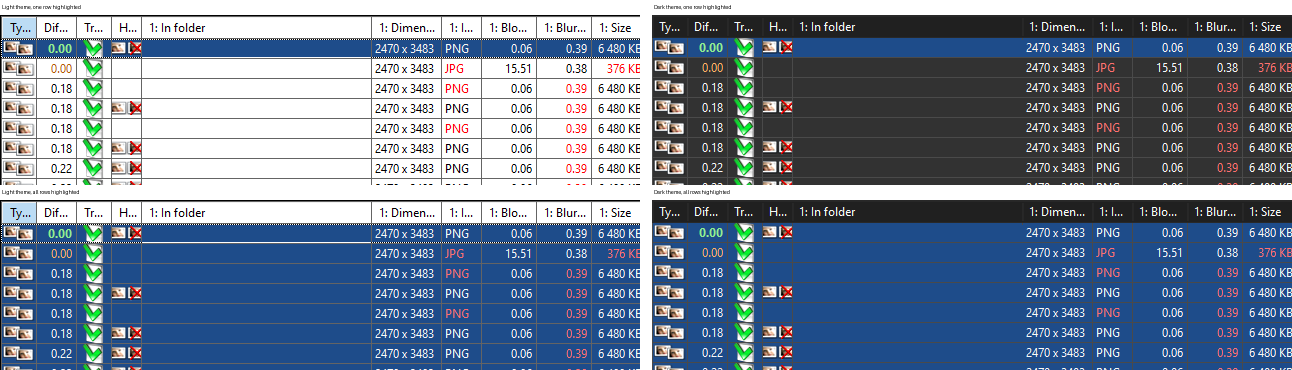
#> input picture selected-row-colours.png, 2584 x 740 px (shown at 1/2 size)
$ python metric_experiment.py ../../selected-row-colours.png
#> lines starting #> are read from the running program, lines starting #| are printed output that depends on the picture
### plan/tools/adsim.py
"""Bit-faithful Python re-implementation of AntiDupl's reduced-image + SSIM pipeline.

Mirrors (as of upstream commit e06d082, v2.3.13):
  src/AntiDupl/adDataCollector.cpp  TDataCollector::FillPixelData
      decode -> view labelled Bgra32 -> Simd::BgraToGray
      -> Simd::Resize (bilinear, default method) to 256x256
      -> Simd::ReduceGray2x2 down to reducedImageSize (128x128)
  src/AntiDupl/adImageComparer.cpp  TImageComparer_SSIM::IsDuplPair
      global (single-window) SSIM over the 128x128 plane, float32 arithmetic

Used to reproduce the numbers AntiDupl shows in the "Difference" column.
Decoding uses Pillow (libjpeg-turbo, ISLOW IDCT), i.e. what AntiDupl's
TurboJPEG path decodes; the GDI+ path is assumed to decode the same pixels
(the reproduced values match AntiDupl's to all displayed digits).
"""
import numpy as np
from PIL import Image

# Simd BgrToGray weights: int(w * (1 << 14) + 0.5)
B_W, G_W, R_W = 1868, 9617, 4899


def bgr_to_gray(b, g, r):
    return ((B_W * b.astype(np.int64) + G_W * g.astype(np.int64) + R_W * r.astype(np.int64) + 8192) >> 14).astype(np.uint8)


def gray_correct(rgb):
    """Correct conversion (GDI+ path, or TurboJPEG after the TJPF_BGRA fix)."""
    return bgr_to_gray(rgb[..., 2], rgb[..., 1], rgb[..., 0])


# [4 lines left out: function gray_turbo_swapped, not called in this run]


def _estimate_index_alpha(src_size, dst_size):
    """Simd::Base::ResizerByteBilinear::EstimateIndexAlpha (float32 math, FRACTION_RANGE=16)."""
    scale = np.float32(src_size) / np.float32(dst_size)
    idx = np.empty(dst_size, np.int64)
    alp = np.empty(dst_size, np.int64)
    for i in range(dst_size):
        a = np.float32((np.float32(i) + np.float32(0.5)) * scale - np.float32(0.5))
        index = int(np.floor(a))
        a = np.float32(a - np.float32(index))
        if index < 0:
            index, a = 0, np.float32(0)
        if index > src_size - 2:
            index, a = src_size - 2, np.float32(1)
        idx[i] = index
        alp[i] = int(np.float32(a * np.float32(16) + np.float32(0.5)))
    return idx, alp


def resize_bilinear(gray, dw, dh):
    """Simd::Base::ResizerByteBilinear::Run for 1 channel (LINEAR_SHIFT=4, BILINEAR_SHIFT=8)."""
    sh, sw = gray.shape
    if (sw, sh) == (dw, dh):
        return gray.copy()
    ix, ax = _estimate_index_alpha(sw, dw)
    iy, ay = _estimate_index_alpha(sh, dh)
    g = gray.astype(np.int64)

    def hrow(r):
        t = g[r, ix]
        return (t << 4) + (g[r, ix + 1] - t) * ax

    out = np.empty((dh, dw), np.uint8)
    for dy in range(dh):
        p0, p1 = hrow(iy[dy]), hrow(iy[dy] + 1)
        out[dy] = (((p0 << 4) + (p1 - p0) * ay[dy] + 128) >> 8).astype(np.uint8)
    return out


def reduce2x2(g):
    """Simd::Base::ReduceGray2x2 for even sizes: (a+b+c+d+2)>>2."""
    x = g.astype(np.int64)
    return ((x[0::2, 0::2] + x[0::2, 1::2] + x[1::2, 0::2] + x[1::2, 1::2] + 2) >> 2).astype(np.uint8)


def reduced(gray, reduced_size=128, initial=256):
    """INITIAL_REDUCED_IMAGE_SIZE=256 bilinear, then 2x2 reductions down to reduced_size."""
    r = resize_bilinear(gray, initial, initial)
    size = initial
    while size > reduced_size:
        r = reduce2x2(r)
        size //= 2
    return r


def reduced_area(gray, reduced_size=128):
    """Proposed: area (box) resampling straight to reduced_size (SimdResizeMethodArea)."""
    return np.asarray(Image.fromarray(gray).resize((reduced_size, reduced_size), Image.BOX))


f32 = np.float32
C1 = f32((0.01 * 255) ** 2)
C2 = f32((0.03 * 255) ** 2)


def _stats(m):
    n = m.size
    s = int(m.astype(np.int64).sum())
    sq = int((m.astype(np.int64) ** 2).sum())
    avg = f32(f32(s) / f32(n))
    avg_sq = f32(f32(sq) / f32(n))
    var = f32(abs(f32(avg_sq - f32(avg * avg))))
    return avg, var


def antidupl_ssim_difference(m1, m2, pow_in_double=True):
    """Current TImageComparer_SSIM::IsDuplPair arithmetic.

    pow(float, int) resolves to the double overload under MSVC's <cmath>, so the
    denominator's first factor is double while the numerator is float -> identical
    planes can yield res slightly below 1 -> difference 7.63e-06 or 1.526e-05.
    Returns (difference_before_crc_epsilon, res).
    """
    n = m1.size
    a1, v1 = _stats(m1)
    a2, v2 = _stats(m2)
    corr = int((m1.astype(np.int64) * m2.astype(np.int64)).sum())
    sigma = f32(f32(f32(corr) / f32(n)) - f32(a1 * a2))
    num = f32(f32(f32(f32(2) * a1) * a2) + C1) * f32(f32(f32(2) * sigma) + C2)
    num = f32(num)
    if pow_in_double:
        den = (float(a1) ** 2 + float(a2) ** 2 + float(C1)) * float(f32(f32(v1 + v2) + C2))
        res = f32(float(num) / den)
    else:
        den = f32(f32(f32(a1 * a1) + f32(a2 * a2)) + C1) * f32(f32(v1 + v2) + C2)
        res = f32(num / f32(den))
    diff = float(f32(f32(100) - f32(res * f32(100))))
    return max(diff, 0.0), float(res)


# [12 lines left out: function fixed_ssim_difference, not called in this run]


def load_rgb(path):
    return np.asarray(Image.open(path).convert("RGB"))


# [10 lines left out: functions starts_with_jfif, current_gray, not called in this run]

### plan/tools/metric_experiment.py
"""Which difference metric separates "worse copy" duplicates from real variants?

Usage:
    python metric_experiment.py source1.jpg [source2.png ...] [--maxside 1024] [--out results.json]

For every source image it synthesises:
  dup:  JPEG re-saves (q95..q40), WebP q80, 50 % / 25 % downscales      -> should look SAME
  var:  hue-rotated colour variant (same luma), local recolour, white box, face-size edit,
        signature bar, mosaic censor, small red text                     -> should look DIFFERENT
  geo:  1 % / 3 % border crops resized back                               -> ambiguous
and prints per-metric ranges plus whether duplicates and variants separate.

Always computed (pip install -r requirements.txt):
  AntiDupl SSIM (current formula, correct decode), proposed colour worst-block metric,
  perceptual hashes (imagehash), windowed colour SSIM (scikit-image), SSIMULACRA2 (py port —
  NOTE: disagrees with the reference on downscaled images, prefer the native tools below).
Optional native tools, looked up in --tool-dir / %ANTIDUPL_TOOL_DIRS% first, then PATH:
  ssimulacra2, butteraugli_main  libjxl reference tools (Windows: jxl-x64-windows-static.zip from
                                 github.com/libjxl/libjxl/releases, its bin folder)
  butteraugli     (cargo install butteraugli-cli)   -> pure-Rust Butteraugli, max-norm and 3-norm
  ssimulacra2_rs  (cargo install ssimulacra2_rs --no-default-features)
  dssim           (cargo install dssim)
  bh              (butteraugli_harness, google/butteraugli C++; see README) -> 512 px timing
"""
import argparse, io, json, os, shutil, subprocess, struct, tempfile, time
import numpy as np
from PIL import Image, ImageDraw, ImageFont
from adsim import reduced, gray_correct, antidupl_ssim_difference

try:
    import imagehash
except ImportError:
    imagehash = None
try:
    from skimage.metrics import structural_similarity
except ImportError:
    structural_similarity = None
try:
    from ssimulacra2 import compute_ssimulacra2
except ImportError:
    compute_ssimulacra2 = None


def jpeg(rgb, q):
    b = io.BytesIO(); Image.fromarray(rgb).save(b, "JPEG", quality=q); b.seek(0)
    return np.asarray(Image.open(b).convert("RGB"))


def webp(rgb, q):
    b = io.BytesIO(); Image.fromarray(rgb).save(b, "WEBP", quality=q); b.seek(0)
    return np.asarray(Image.open(b).convert("RGB"))


def to_ycc(x):
    x = x.astype(np.float64)
    return (0.299 * x[..., 0] + 0.587 * x[..., 1] + 0.114 * x[..., 2],
            -0.168736 * x[..., 0] - 0.331264 * x[..., 1] + 0.5 * x[..., 2],
            0.5 * x[..., 0] - 0.418688 * x[..., 1] - 0.081312 * x[..., 2])


def from_ycc(y, cb, cr):
    return np.clip(np.stack([y + 1.402 * cr, y - 0.344136 * cb - 0.714136 * cr, y + 1.772 * cb], -1) + 0.5, 0, 255).astype(np.uint8)


def variants(src):
    H, W, _ = src.shape
    v = {f"dup: jpeg q{q}": jpeg(src, q) for q in (95, 85, 75, 60, 40)}
    v["dup: webp q80"] = webp(src, 80)
    v["dup: resize 50% + q90"] = jpeg(np.asarray(Image.fromarray(src).resize((W // 2, H // 2), Image.LANCZOS)), 90)
    v["dup: resize 25% + q90"] = jpeg(np.asarray(Image.fromarray(src).resize((W // 4, H // 4), Image.LANCZOS)), 90)
    y, cb, cr = to_ycc(src); a = np.deg2rad(120)
    v["var: hue +120 (same luma)"] = from_ycc(y, cb * np.cos(a) - cr * np.sin(a), cb * np.sin(a) + cr * np.cos(a))
    x = src.copy(); s = (slice(int(.05 * H), int(.25 * H)), slice(int(.44 * W), int(.70 * W))); x[s] = x[s][..., [2, 1, 0]]
    v["var: local recolour 5%"] = x
    x = src.copy(); x[int(.7 * H):int(.84 * H), int(.05 * W):int(.19 * W)] = 255
    v["var: white box 2%"] = x
    x = src.copy(); s = (slice(int(.24 * H), int(.36 * H)), slice(int(.44 * W), int(.56 * W))); x[s] = x[s][:, ::-1]
    v["var: face-size edit 1.5%"] = x
    x = src.copy(); x[int(.93 * H):int(.95 * H), int(.80 * W):int(.97 * W)] = 20
    v["var: signature bar 0.3%"] = x
    x = src.copy(); s = (slice(int(.40 * H), int(.58 * H)), slice(int(.40 * W), int(.58 * W)))
    reg = Image.fromarray(x[s]); rw, rh = reg.size
    x[s] = np.asarray(reg.resize((max(1, rw // 12), max(1, rh // 12)), Image.BOX).resize((rw, rh), Image.NEAREST))
    v["var: mosaic censor 3%"] = x
    im = Image.fromarray(src.copy()); d = ImageDraw.Draw(im)
    try:
        font = ImageFont.load_default(size=max(12, H // 25))
    except TypeError:
        font = ImageFont.load_default()
    d.text((int(.05 * W), int(.05 * H)), "SAMPLE TEXT", fill=(250, 40, 40), font=font)
    v["var: small red text"] = np.asarray(im)
    for pct in (1, 3):
        c, cy = int(pct / 100 * W), int(pct / 100 * H)
        v[f"geo: crop {pct}% + resize back"] = np.asarray(Image.fromarray(src[cy:H - cy, c:W - c]).resize((W, H), Image.LANCZOS))
    return v


def common_size(a, b, maxside=None):
    h, w = min(a.shape[0], b.shape[0]), min(a.shape[1], b.shape[1])
    if maxside:
        s = min(1.0, maxside / max(h, w)); h, w = max(8, int(h * s)), max(8, int(w * s))
    rs = lambda x: x if x.shape[:2] == (h, w) else np.asarray(Image.fromarray(x).resize((w, h), Image.LANCZOS))
    return rs(a), rs(b)


def colour_worst_block(a, b, side=64, grid=16):
    """Proposed 'Local colour difference': worst 4x4-px block RMS on 64x64 area-downsampled BGR thumbnails, % of 255."""
    ta = np.asarray(Image.fromarray(a).resize((side, side), Image.BOX)).astype(np.float64)
    tb = np.asarray(Image.fromarray(b).resize((side, side), Image.BOX)).astype(np.float64)
    d2 = ((ta - tb) ** 2).mean(axis=2); bs = side // grid
    return 100 * np.sqrt(d2.reshape(grid, bs, grid, bs).mean(axis=(1, 3)).max()) / 255


def window_ssim(a, b, side=512, blocks=16):
    ta = np.asarray(Image.fromarray(a).resize((side, side), Image.BOX)).astype(np.float64)
    tb = np.asarray(Image.fromarray(b).resize((side, side), Image.BOX)).astype(np.float64)
    m, S = structural_similarity(ta, tb, channel_axis=2, data_range=255, gaussian_weights=True, sigma=1.5, full=True)
    S = S.mean(axis=2); bs = side // blocks
    return 100 * (1 - m), 100 * (1 - S.reshape(blocks, bs, blocks, bs).mean(axis=(1, 3)).min())


def run(cmd):
    return subprocess.run(cmd, capture_output=True, text=True, timeout=900).stdout


def floats(text):
    out = []
    for tok in text.replace(":", " ").split():
        try:
            out.append(float(tok))
        except ValueError:
            pass
    return out


def find_tools(extra_dirs):
    """shutil.which() only searches PATH, so check the extra folders first (Windows adds .exe itself)."""
    found = {}
    for name in ("ssimulacra2", "butteraugli_main", "butteraugli", "ssimulacra2_rs", "dssim", "bh"):
        hit = None
        for d in extra_dirs:
            hit = shutil.which(name, path=d)
            if hit:
                break
        found[name] = hit or shutil.which(name)
    return found


def write_raw(arr, fn):
    h, w, _ = arr.shape
    with open(fn, "wb") as f:
        f.write(struct.pack("<II", w, h)); f.write(np.ascontiguousarray(arr, dtype=np.uint8).tobytes())


def main():
    ap = argparse.ArgumentParser()
    ap.add_argument("sources", nargs="+")
    ap.add_argument("--maxside", type=int, default=1024)
    ap.add_argument("--out", default="metric_results.json")
    ap.add_argument("--tool-dir", action="append", default=[], help="extra folder with metric executables (repeatable)")
    args = ap.parse_args()
    extra = args.tool_dir + [d for d in os.environ.get("ANTIDUPL_TOOL_DIRS", "").split(os.pathsep) if d]
    tools = find_tools(extra)
    print("tools:", {k: v for k, v in tools.items() if v} or "none found (only Python metrics will run)")
    tmp = tempfile.mkdtemp()
    fa, fb = os.path.join(tmp, "a.png"), os.path.join(tmp, "b.png")
    rows = []
    for spath in args.sources:
        im = Image.open(spath).convert("RGB"); im.thumbnail((args.maxside, args.maxside), Image.LANCZOS)
#> in main, im is the input picture: PIL image 2584x740 RGB; mean R, G, B 113.2, 129.6, 150.7
        src = np.asarray(im)
        ref_plane = reduced(gray_correct(src))
#> in bgr_to_gray, `return ((B_W * b.astype(np.int64) + G_W * g.astype(np.int64) + R_W * r..`:
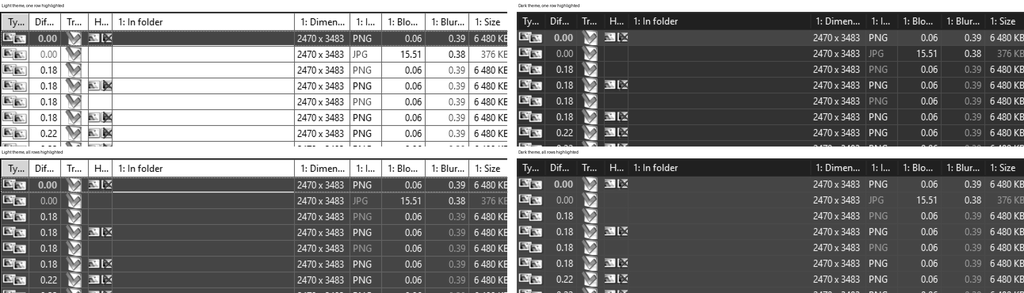
#> returned value: shape (293, 1024); min 0, max 255, mean 126.5
#> in resize_bilinear, `sh, sw = gray.shape`: sh = 293; sw = 1024
#> in _estimate_index_alpha, `scale = np.float32(src_size) / np.float32(dst_size)`: scale = 4
#> the loop in _estimate_index_alpha, `for i in range(dst_size):` made 256 passes
#> after the loop in _estimate_index_alpha, `for i in range(dst_size):`: alp = 256 values from 8 to 8; idx = 256 values from 1 to 1021
#> in resize_bilinear, `ix, ax = _estimate_index_alpha(sw, dw)`: ax = 256 values from 8 to 8
#> the loop in _estimate_index_alpha (call 2), `for i in range(dst_size):` made 256 passes
#> in resize_bilinear, `iy, ay = _estimate_index_alpha(sh, dh)`: iy = 256 values from 0 to 291; ay = 256 values, max 16 at index 27, min 0 at index 48, mean 8
#> after the loop in resize_bilinear, `for dy in range(dh):`:
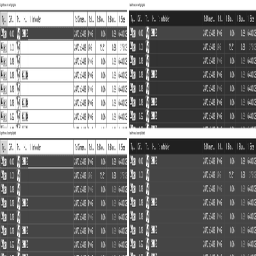
#> out: shape (256, 256); min 19, max 255, mean 126.5
#> the loop in reduced, `while size > reduced_size:` made 1 pass
#> pass 1, in reduced, `r = reduce2x2(r)`:
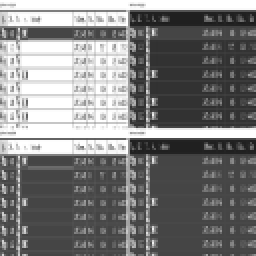
#> r: shape (128, 128) (shown 2 times larger); min 27, max 255, mean 126.6
#> after the loop in reduced, `while size > reduced_size:`: size = 128
        for name, var in variants(src).items():
#> in variants, `v = {f"dup: jpeg q{q}": jpeg(src, q) for q in (95, 85, 75, 60, 40)}`: v = 5 items
#> in variants, `y, cb, cr = to_ycc(src)`:
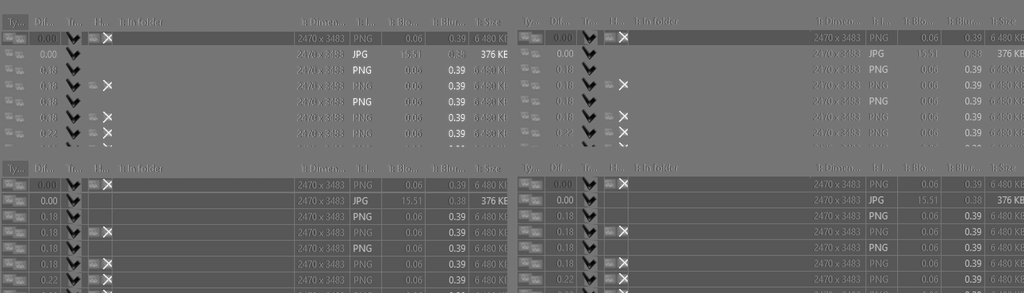
#> cr: shape (293, 1024) float64; min -107.1, max 124.5, mean -9.9; drawn with min black and max white
#> in variants, `x[s] = np.asarray(reg.resize((max(1, rw // 12), max(1, rh // 12)), Ima..`:
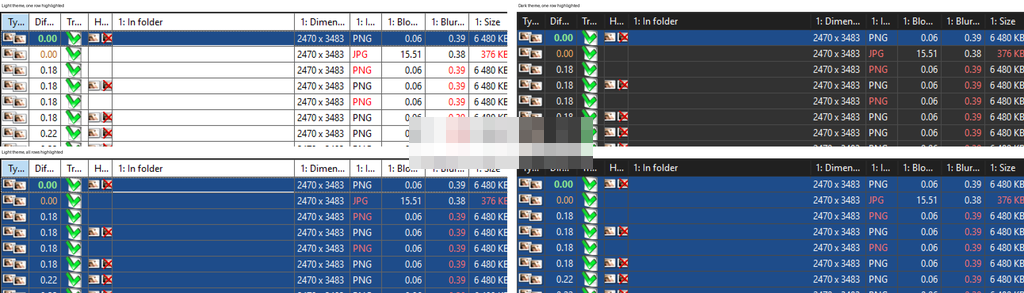
#> x: shape (293, 1024, 3); mean R, G, B 112.7, 129, 150.1
#> after the loop in variants, `for pct in (1, 3):`: v = 17 items
            a, b = common_size(src, var)
#> in common_size, `h, w = min(a.shape[0], b.shape[0]), min(a.shape[1], b.shape[1])`: h = 293; w = 1024
            Image.fromarray(a).save(fa); Image.fromarray(b).save(fb)
            r = {"source": os.path.basename(spath), "variant": name}
            r["AntiDupl SSIM"] = antidupl_ssim_difference(ref_plane, reduced(gray_correct(var)))[0]
            r["Colour worst-block 64px"] = colour_worst_block(src, var)
#> in colour_worst_block, `ta = np.asarray(Image.fromarray(a).resize((side, side), Image.BOX)).as..`:
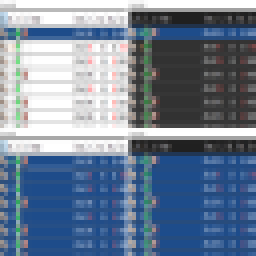
#> ta: shape (64, 64, 3) float64 (shown 4 times larger); mean R, G, B 112.7, 129.1, 150.2
#> in colour_worst_block, `d2 = ((ta - tb) ** 2).mean(axis=2)`:
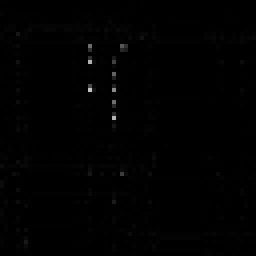
#> d2: shape (64, 64) float64 (shown 4 times larger); min 0, max 196.3, mean 1.4
            if imagehash:
                A, B = Image.fromarray(src), Image.fromarray(var)
                for hn, hf in (("aHash", imagehash.average_hash), ("dHash", imagehash.dhash), ("pHash", imagehash.phash), ("wHash", imagehash.whash)):
                    r[hn] = int(hf(A) - hf(B))
            if structural_similarity:
                r["Window colour SSIM mean"], r["Window colour SSIM worst block"] = window_ssim(a, b)
            if compute_ssimulacra2:
                r["SSIMULACRA2 (py, higher=closer)"] = float(compute_ssimulacra2(fa, fb))
            if tools["ssimulacra2"]:          # libjxl reference: prints the score
                v = floats(run([tools["ssimulacra2"], fa, fb]))
                r["SSIMULACRA2 (libjxl, higher=closer)"] = v[0] if v else float("nan")
            if tools["butteraugli_main"]:     # libjxl reference: max-norm, then "3-norm: x"
                v = floats(run([tools["butteraugli_main"], fa, fb]))
                if v:
                    r["Butteraugli max (libjxl)"] = v[0]
                if len(v) > 2:
                    r["Butteraugli 3-norm (libjxl)"] = v[-1]
            if tools["butteraugli"]:
                j = json.loads(run([tools["butteraugli"], "--json", fa, fb]))
                r["Butteraugli max"], r["Butteraugli 3-norm"] = j["score"], j["pnorm_3"]
            if tools["ssimulacra2_rs"]:
                out = run([tools["ssimulacra2_rs"], "image", fa, fb]).split()
                r["SSIMULACRA2 (rs, higher=closer)"] = float(out[-1]) if out else float("nan")
            if tools["dssim"]:
                out = run([tools["dssim"], fa, fb]).split()
                r["DSSIM"] = float(out[0]) if out else float("nan")
            if tools["bh"]:
                a5, b5 = common_size(src, var, 512)
                write_raw(a5, fa + ".raw"); write_raw(b5, fb + ".raw")
                out = run([tools["bh"], fa + ".raw", fb + ".raw"]).split()
                r["Butteraugli C++ @512px"], r["ms/pair @512px"] = float(out[0]), float(out[1])
            rows.append(r)
            print(r["source"], name, {k: round(v, 4) for k, v in r.items() if isinstance(v, (int, float))}, flush=True)
    json.dump(rows, open(args.out, "w"), indent=1)
    keys = [k for k in rows[0] if k not in ("source", "variant", "ms/pair @512px")]
    print("\n| Metric | Duplicates | Variants | Crops | Separates? |\n|---|---|---|---|---|")
    for k in keys:
        grp = lambda p: [r[k] for r in rows if r["variant"].startswith(p) and k in r]
        d, v, g = grp("dup"), grp("var"), grp("geo")
        higher_is_closer = "higher=closer" in k
        sep = (max(v) < min(d)) if higher_is_closer else (min(v) > max(d))
        # ASCII only: a cp932 console cannot encode an en dash.
        print(f"| {k} | {min(d):.4g} - {max(d):.4g} | {min(v):.4g} - {max(v):.4g} | {min(g):.4g} - {max(g):.4g} | {'yes' if sep else 'no'} |")
    return 0


if __name__ == "__main__":
#> (the run stopped early here; a loop or call above may not have finished)
